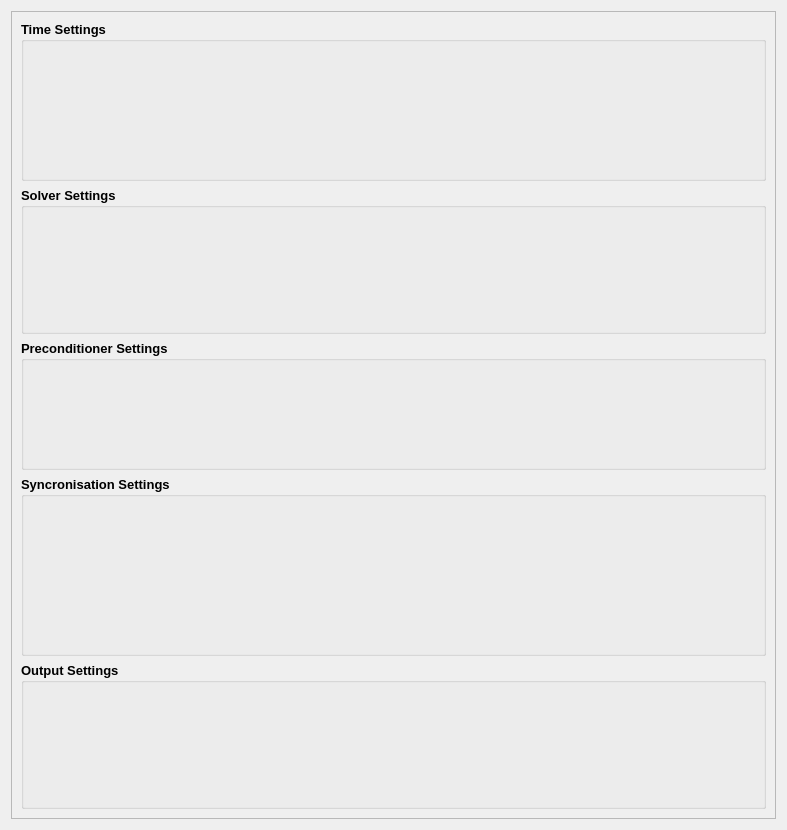
<?xml version="1.0" encoding="UTF-8"?>
<ui version="4.0">
 <class>HydGui_System_Member</class>
 <widget class="QWidget" name="HydGui_System_Member">
  <property name="geometry">
   <rect>
    <x>0</x>
    <y>0</y>
    <width>787</width>
    <height>830</height>
   </rect>
  </property>
  <property name="windowTitle">
   <string>Form</string>
  </property>
  <layout class="QVBoxLayout" name="verticalLayout">
   <item>
    <widget class="QScrollArea" name="scrollArea">
     <property name="sizePolicy">
      <sizepolicy hsizetype="Expanding" vsizetype="Expanding">
       <horstretch>0</horstretch>
       <verstretch>0</verstretch>
      </sizepolicy>
     </property>
     <property name="minimumSize">
      <size>
       <width>0</width>
       <height>0</height>
      </size>
     </property>
     <property name="maximumSize">
      <size>
       <width>16777215</width>
       <height>16777215</height>
      </size>
     </property>
     <property name="widgetResizable">
      <bool>true</bool>
     </property>
     <widget class="QWidget" name="scrollAreaWidgetContents">
      <property name="geometry">
       <rect>
        <x>0</x>
        <y>0</y>
        <width>763</width>
        <height>806</height>
       </rect>
      </property>
      <layout class="QVBoxLayout" name="verticalLayout_2">
       <item>
        <widget class="QGroupBox" name="time_box">
         <property name="sizePolicy">
          <sizepolicy hsizetype="Minimum" vsizetype="Minimum">
           <horstretch>0</horstretch>
           <verstretch>0</verstretch>
          </sizepolicy>
         </property>
         <property name="minimumSize">
          <size>
           <width>675</width>
           <height>160</height>
          </size>
         </property>
         <property name="maximumSize">
          <size>
           <width>16777215</width>
           <height>220</height>
          </size>
         </property>
         <property name="font">
          <font>
           <family>Arial</family>
           <pointsize>10</pointsize>
           <weight>75</weight>
           <bold>true</bold>
          </font>
         </property>
         <property name="title">
          <string>Time Settings</string>
         </property>
         <property name="flat">
          <bool>false</bool>
         </property>
         <layout class="QVBoxLayout" name="verticalLayout_5">
          <property name="spacing">
           <number>2</number>
          </property>
          <property name="leftMargin">
           <number>10</number>
          </property>
          <property name="topMargin">
           <number>0</number>
          </property>
          <item>
           <widget class="Sys_Member_Dbl_BaseWid" name="tstart" native="true">
            <property name="sizePolicy">
             <sizepolicy hsizetype="Preferred" vsizetype="Preferred">
              <horstretch>0</horstretch>
              <verstretch>0</verstretch>
             </sizepolicy>
            </property>
            <property name="minimumSize">
             <size>
              <width>200</width>
              <height>30</height>
             </size>
            </property>
            <property name="maximumSize">
             <size>
              <width>16777215</width>
              <height>50</height>
             </size>
            </property>
            <property name="font">
             <font>
              <pointsize>8</pointsize>
              <weight>50</weight>
              <bold>false</bold>
             </font>
            </property>
           </widget>
          </item>
          <item>
           <widget class="Sys_Member_Dbl_BaseWid" name="tstep" native="true">
            <property name="sizePolicy">
             <sizepolicy hsizetype="Preferred" vsizetype="Preferred">
              <horstretch>0</horstretch>
              <verstretch>0</verstretch>
             </sizepolicy>
            </property>
            <property name="minimumSize">
             <size>
              <width>200</width>
              <height>30</height>
             </size>
            </property>
            <property name="maximumSize">
             <size>
              <width>16777215</width>
              <height>50</height>
             </size>
            </property>
            <property name="font">
             <font>
              <pointsize>8</pointsize>
              <weight>50</weight>
              <bold>false</bold>
             </font>
            </property>
           </widget>
          </item>
          <item>
           <widget class="Sys_Member_Int_BaseWid" name="tnof" native="true">
            <property name="sizePolicy">
             <sizepolicy hsizetype="Preferred" vsizetype="Preferred">
              <horstretch>0</horstretch>
              <verstretch>0</verstretch>
             </sizepolicy>
            </property>
            <property name="minimumSize">
             <size>
              <width>200</width>
              <height>30</height>
             </size>
            </property>
            <property name="maximumSize">
             <size>
              <width>16777215</width>
              <height>50</height>
             </size>
            </property>
            <property name="font">
             <font>
              <pointsize>8</pointsize>
              <weight>50</weight>
              <bold>false</bold>
             </font>
            </property>
           </widget>
          </item>
          <item>
           <widget class="Sys_Member_Int_BaseWid" name="tnofits" native="true">
            <property name="sizePolicy">
             <sizepolicy hsizetype="Preferred" vsizetype="Preferred">
              <horstretch>0</horstretch>
              <verstretch>0</verstretch>
             </sizepolicy>
            </property>
            <property name="minimumSize">
             <size>
              <width>200</width>
              <height>30</height>
             </size>
            </property>
            <property name="maximumSize">
             <size>
              <width>16777215</width>
              <height>50</height>
             </size>
            </property>
            <property name="font">
             <font>
              <pointsize>8</pointsize>
              <weight>50</weight>
              <bold>false</bold>
             </font>
            </property>
           </widget>
          </item>
         </layout>
        </widget>
       </item>
       <item>
        <widget class="QGroupBox" name="solver_box">
         <property name="sizePolicy">
          <sizepolicy hsizetype="Minimum" vsizetype="Minimum">
           <horstretch>0</horstretch>
           <verstretch>0</verstretch>
          </sizepolicy>
         </property>
         <property name="minimumSize">
          <size>
           <width>675</width>
           <height>130</height>
          </size>
         </property>
         <property name="maximumSize">
          <size>
           <width>16777215</width>
           <height>190</height>
          </size>
         </property>
         <property name="font">
          <font>
           <family>Arial</family>
           <pointsize>10</pointsize>
           <weight>75</weight>
           <bold>true</bold>
          </font>
         </property>
         <property name="title">
          <string>Solver Settings</string>
         </property>
         <property name="flat">
          <bool>false</bool>
         </property>
         <layout class="QVBoxLayout" name="verticalLayout_4">
          <property name="spacing">
           <number>2</number>
          </property>
          <property name="leftMargin">
           <number>10</number>
          </property>
          <property name="topMargin">
           <number>0</number>
          </property>
          <property name="rightMargin">
           <number>9</number>
          </property>
          <property name="bottomMargin">
           <number>9</number>
          </property>
          <item>
           <widget class="Sys_Member_Int_BaseWid" name="maxnumsteps" native="true">
            <property name="sizePolicy">
             <sizepolicy hsizetype="Preferred" vsizetype="Preferred">
              <horstretch>0</horstretch>
              <verstretch>0</verstretch>
             </sizepolicy>
            </property>
            <property name="minimumSize">
             <size>
              <width>200</width>
              <height>30</height>
             </size>
            </property>
            <property name="maximumSize">
             <size>
              <width>16777215</width>
              <height>50</height>
             </size>
            </property>
            <property name="font">
             <font>
              <pointsize>8</pointsize>
              <weight>50</weight>
              <bold>false</bold>
             </font>
            </property>
           </widget>
          </item>
          <item>
           <widget class="Sys_Member_Dbl_BaseWid" name="maxstepsize" native="true">
            <property name="sizePolicy">
             <sizepolicy hsizetype="Preferred" vsizetype="Preferred">
              <horstretch>0</horstretch>
              <verstretch>0</verstretch>
             </sizepolicy>
            </property>
            <property name="minimumSize">
             <size>
              <width>200</width>
              <height>30</height>
             </size>
            </property>
            <property name="maximumSize">
             <size>
              <width>16777215</width>
              <height>50</height>
             </size>
            </property>
            <property name="font">
             <font>
              <pointsize>8</pointsize>
              <weight>50</weight>
              <bold>false</bold>
             </font>
            </property>
           </widget>
          </item>
          <item>
           <widget class="Sys_Member_Dbl_BaseWid" name="initstepsize" native="true">
            <property name="sizePolicy">
             <sizepolicy hsizetype="Preferred" vsizetype="Preferred">
              <horstretch>0</horstretch>
              <verstretch>0</verstretch>
             </sizepolicy>
            </property>
            <property name="minimumSize">
             <size>
              <width>200</width>
              <height>30</height>
             </size>
            </property>
            <property name="maximumSize">
             <size>
              <width>16777215</width>
              <height>50</height>
             </size>
            </property>
            <property name="font">
             <font>
              <pointsize>8</pointsize>
              <weight>50</weight>
              <bold>false</bold>
             </font>
            </property>
           </widget>
          </item>
         </layout>
        </widget>
       </item>
       <item>
        <widget class="QGroupBox" name="precon_box">
         <property name="sizePolicy">
          <sizepolicy hsizetype="Minimum" vsizetype="Minimum">
           <horstretch>0</horstretch>
           <verstretch>0</verstretch>
          </sizepolicy>
         </property>
         <property name="minimumSize">
          <size>
           <width>675</width>
           <height>100</height>
          </size>
         </property>
         <property name="maximumSize">
          <size>
           <width>16777215</width>
           <height>130</height>
          </size>
         </property>
         <property name="font">
          <font>
           <family>Arial</family>
           <pointsize>10</pointsize>
           <weight>75</weight>
           <bold>true</bold>
          </font>
         </property>
         <property name="title">
          <string>Preconditioner Settings</string>
         </property>
         <property name="flat">
          <bool>false</bool>
         </property>
         <layout class="QVBoxLayout" name="verticalLayout_3">
          <property name="spacing">
           <number>2</number>
          </property>
          <property name="leftMargin">
           <number>10</number>
          </property>
          <property name="topMargin">
           <number>0</number>
          </property>
          <property name="bottomMargin">
           <number>9</number>
          </property>
          <item>
           <widget class="Sys_Member_Enum_BaseWid" name="pretype" native="true">
            <property name="sizePolicy">
             <sizepolicy hsizetype="Preferred" vsizetype="Preferred">
              <horstretch>0</horstretch>
              <verstretch>0</verstretch>
             </sizepolicy>
            </property>
            <property name="minimumSize">
             <size>
              <width>200</width>
              <height>30</height>
             </size>
            </property>
            <property name="maximumSize">
             <size>
              <width>16777215</width>
              <height>50</height>
             </size>
            </property>
            <property name="font">
             <font>
              <pointsize>8</pointsize>
              <weight>50</weight>
              <bold>false</bold>
             </font>
            </property>
           </widget>
          </item>
          <item>
           <widget class="Sys_Member_Enum_BaseWid" name="gramschmidt" native="true">
            <property name="sizePolicy">
             <sizepolicy hsizetype="Preferred" vsizetype="Preferred">
              <horstretch>0</horstretch>
              <verstretch>0</verstretch>
             </sizepolicy>
            </property>
            <property name="minimumSize">
             <size>
              <width>200</width>
              <height>30</height>
             </size>
            </property>
            <property name="maximumSize">
             <size>
              <width>16777215</width>
              <height>50</height>
             </size>
            </property>
            <property name="font">
             <font>
              <pointsize>8</pointsize>
              <weight>50</weight>
              <bold>false</bold>
             </font>
            </property>
           </widget>
          </item>
         </layout>
        </widget>
       </item>
       <item>
        <widget class="QGroupBox" name="syncron_box">
         <property name="sizePolicy">
          <sizepolicy hsizetype="Minimum" vsizetype="Minimum">
           <horstretch>0</horstretch>
           <verstretch>0</verstretch>
          </sizepolicy>
         </property>
         <property name="minimumSize">
          <size>
           <width>675</width>
           <height>160</height>
          </size>
         </property>
         <property name="maximumSize">
          <size>
           <width>16777215</width>
           <height>220</height>
          </size>
         </property>
         <property name="font">
          <font>
           <family>Arial</family>
           <pointsize>10</pointsize>
           <weight>75</weight>
           <bold>true</bold>
          </font>
         </property>
         <property name="title">
          <string>Syncronisation Settings</string>
         </property>
         <property name="flat">
          <bool>false</bool>
         </property>
         <layout class="QVBoxLayout" name="verticalLayout_6">
          <item>
           <widget class="Sys_Member_Dbl_BaseWid" name="max_h_fp" native="true">
            <property name="sizePolicy">
             <sizepolicy hsizetype="Preferred" vsizetype="Preferred">
              <horstretch>0</horstretch>
              <verstretch>0</verstretch>
             </sizepolicy>
            </property>
            <property name="minimumSize">
             <size>
              <width>200</width>
              <height>30</height>
             </size>
            </property>
            <property name="maximumSize">
             <size>
              <width>16777215</width>
              <height>50</height>
             </size>
            </property>
            <property name="font">
             <font>
              <pointsize>8</pointsize>
              <weight>50</weight>
              <bold>false</bold>
             </font>
            </property>
           </widget>
          </item>
          <item>
           <widget class="Sys_Member_Dbl_BaseWid" name="max_h_rv" native="true">
            <property name="sizePolicy">
             <sizepolicy hsizetype="Preferred" vsizetype="Preferred">
              <horstretch>0</horstretch>
              <verstretch>0</verstretch>
             </sizepolicy>
            </property>
            <property name="minimumSize">
             <size>
              <width>200</width>
              <height>30</height>
             </size>
            </property>
            <property name="maximumSize">
             <size>
              <width>16777215</width>
              <height>50</height>
             </size>
            </property>
            <property name="font">
             <font>
              <pointsize>8</pointsize>
              <weight>50</weight>
              <bold>false</bold>
             </font>
            </property>
           </widget>
          </item>
          <item>
           <widget class="Sys_Member_Dbl_BaseWid" name="max_v_rv" native="true">
            <property name="sizePolicy">
             <sizepolicy hsizetype="Preferred" vsizetype="Preferred">
              <horstretch>0</horstretch>
              <verstretch>0</verstretch>
             </sizepolicy>
            </property>
            <property name="minimumSize">
             <size>
              <width>200</width>
              <height>30</height>
             </size>
            </property>
            <property name="maximumSize">
             <size>
              <width>16777215</width>
              <height>50</height>
             </size>
            </property>
            <property name="font">
             <font>
              <pointsize>8</pointsize>
              <weight>50</weight>
              <bold>false</bold>
             </font>
            </property>
           </widget>
          </item>
          <item>
           <widget class="Sys_Member_Dbl_BaseWid" name="min_intstep" native="true">
            <property name="sizePolicy">
             <sizepolicy hsizetype="Preferred" vsizetype="Preferred">
              <horstretch>0</horstretch>
              <verstretch>0</verstretch>
             </sizepolicy>
            </property>
            <property name="minimumSize">
             <size>
              <width>200</width>
              <height>30</height>
             </size>
            </property>
            <property name="maximumSize">
             <size>
              <width>16777215</width>
              <height>50</height>
             </size>
            </property>
            <property name="font">
             <font>
              <pointsize>8</pointsize>
              <weight>50</weight>
              <bold>false</bold>
             </font>
            </property>
           </widget>
          </item>
         </layout>
        </widget>
       </item>
       <item>
        <widget class="QGroupBox" name="output_box">
         <property name="font">
          <font>
           <family>Arial</family>
           <pointsize>10</pointsize>
           <weight>75</weight>
           <bold>true</bold>
          </font>
         </property>
         <property name="title">
          <string>Output Settings</string>
         </property>
         <layout class="QVBoxLayout" name="verticalLayout_7">
          <item>
           <widget class="Sys_Member_Bool_BaseWid" name="output_1d_tecplot" native="true">
            <property name="font">
             <font>
              <pointsize>8</pointsize>
              <weight>50</weight>
              <bold>false</bold>
             </font>
            </property>
           </widget>
          </item>
          <item>
           <widget class="Sys_Member_Bool_BaseWid" name="output_2d_tecplot" native="true">
            <property name="font">
             <font>
              <pointsize>8</pointsize>
              <weight>50</weight>
              <bold>false</bold>
             </font>
            </property>
           </widget>
          </item>
          <item>
           <widget class="Sys_Member_Bool_BaseWid" name="output_2d_bluekenue" native="true">
            <property name="font">
             <font>
              <pointsize>8</pointsize>
              <weight>50</weight>
              <bold>false</bold>
             </font>
            </property>
           </widget>
          </item>
          <item>
           <widget class="Sys_Member_Bool_BaseWid" name="output_1d_paraview" native="true">
            <property name="font">
             <font>
              <pointsize>8</pointsize>
              <weight>50</weight>
              <bold>false</bold>
             </font>
            </property>
           </widget>
          </item>
          <item>
           <widget class="Sys_Member_Bool_BaseWid" name="output_2d_paraview" native="true">
            <property name="font">
             <font>
              <pointsize>8</pointsize>
              <weight>50</weight>
              <bold>false</bold>
             </font>
            </property>
           </widget>
          </item>
          <item>
           <widget class="Sys_Member_Bool_BaseWid" name="output_instat_dbase" native="true">
            <property name="font">
             <font>
              <pointsize>8</pointsize>
              <weight>50</weight>
              <bold>false</bold>
             </font>
            </property>
           </widget>
          </item>
         </layout>
        </widget>
       </item>
      </layout>
     </widget>
    </widget>
   </item>
  </layout>
 </widget>
 <customwidgets>
  <customwidget>
   <class>Sys_Member_Int_BaseWid</class>
   <extends>QWidget</extends>
   <header>sys_member_int_basewid.h</header>
   <container>1</container>
  </customwidget>
  <customwidget>
   <class>Sys_Member_Enum_BaseWid</class>
   <extends>QWidget</extends>
   <header>sys_member_enum_basewid.h</header>
   <container>1</container>
  </customwidget>
  <customwidget>
   <class>Sys_Member_Dbl_BaseWid</class>
   <extends>QWidget</extends>
   <header>sys_member_dbl_basewid.h</header>
   <container>1</container>
  </customwidget>
  <customwidget>
   <class>Sys_Member_Bool_BaseWid</class>
   <extends>QWidget</extends>
   <header>sys_member_bool_basewid.h</header>
   <container>1</container>
  </customwidget>
 </customwidgets>
 <resources/>
 <connections/>
</ui>
